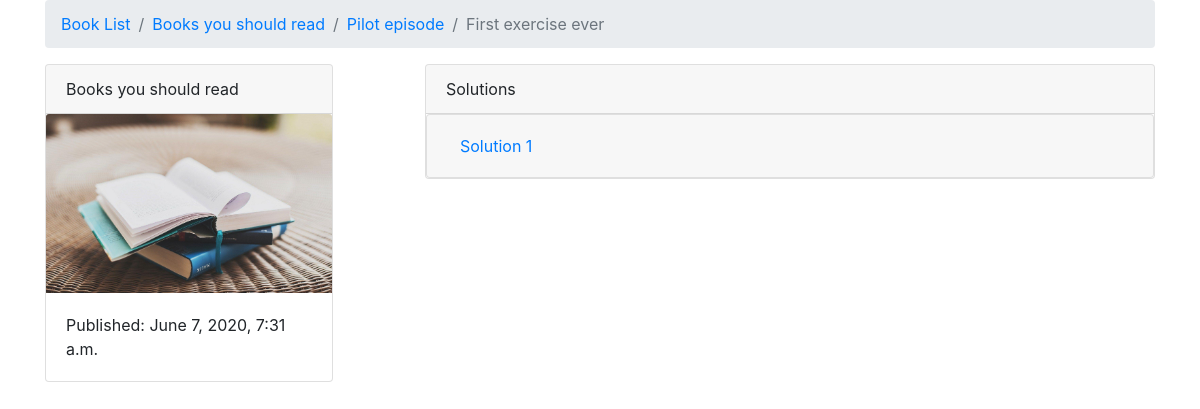
/text-book/1/1/, run on the app's committed database.
### books/models.py (models this page shows, shortened)
class Exercise(models.Model):
    chapter = models.ForeignKey(Chapter, on_delete=models.CASCADE)
    exercise_number = models.IntegerField()
    page_number = models.IntegerField()
    title = models.CharField(max_length=100)

class Chapter(models.Model):
    book = models.ForeignKey(Book, on_delete=models.CASCADE)
    chapter_number = models.IntegerField()
    title = models.CharField(max_length=100)
    def get_absolute_url(self):
        return reverse("books:chapter-detail", kwargs={
        'book_slug':self.book.slug,
        'chapter_number': self.chapter_number
        })

class Book(models.Model):
    authors = models.ManyToManyField(Author)
    title = models.CharField(max_length=100)
    publication_date = models.DateTimeField()
    isbn = models.CharField(max_length=16)
    slug = models.SlugField()
    cover = models.ImageField()
    price = models.FloatField()
    def get_absolute_url(self):
        return reverse("books:book-detail", kwargs={
        'slug':self.slug
        })

class Solution(models.Model):
    exercise = models.ForeignKey(Exercise,on_delete=models.CASCADE)
    solution_number = models.IntegerField()
    image = models.ImageField()

### books/views.py (the view)
def exercise_detail(request, book_slug, chapter_number, exercise_number):
    exercise_qs = Exercise.objects \
        .filter(chapter__book__slug=book_slug) \
        .filter(chapter__chapter_number=chapter_number) \
        .filter(exercise_number=exercise_number)
    if exercise_qs.exists():
        context = {
            'exercise': exercise_qs[0]
        }
        return render(request,"exercise_detail.html",context)
    return Http404

### templates/exercise_detail.html (shortened to what this page needs)
{% extends "base.html" %}
{% block breadcrumb %}
  <li class="breadcrumb-item" aria-current="page">
    <a href="{% url 'books:book-list'  %}">Book List</a>
  </li>
  <li class="breadcrumb-item" aria-current="page">
    <a href="{{ exercise.chapter.book.get_absolute_url }}">
      {{ exercise.chapter.book.title }}
    </a>
  </li>
  <li class="breadcrumb-item" aria-current="page">
    <a href="{{ exercise.chapter.get_absolute_url }}">
      {{ exercise.chapter.title }}
    </a>
  </li>
  <li class="breadcrumb-item active" aria-current="page">
    {{exercise.title}}
  </li>
{% endblock breadcrumb %}
{% block content %}
      <div class="row">
        <main class="col-md-4">
            <div class="card" style="width: 18rem;">
              <div class="card-header">
                {{exercise.chapter.book.title}}
              </div>
                <img src="{{exercise.chapter.book.cover.url}}" class="card-img-top" alt="...">
                <div class="card-body">
                  <p class="card-text">Published: {{exercise.chapter.book.publication_date}}</p>
                </div>
            </div>
        </main>
        <aside class="col-md-8">
          <div class="card" >
              <div class="card-header">
                Solutions
              </div>
                {% for solution in exercise.solution_set.all %}
                      <div class="accordion" id="toggle-{{solution.solution_number}}">
                          <div class="card">
                            <div class="card-header" id="heading-{{solution.solution_number}}">
                              <h2 class="mb-0">
                                <button class="btn btn-link btn-block text-left" type="button" data-toggle="collapse" data-target="#collapse-{{solution.solution_number}}" aria-expanded="true" aria-controls="collapse-{{solution.solution_number}}">
                                  Solution {{solution.solution_number}}
                                </button>
                              </h2>
                            </div>
                          </div>
                      </div>
                {% endfor %}
          </div>
        </aside>
      </div>
{% endblock content %}

### data on the page
Exercise: chapter.book "Books you should read", chapter "Pilot episode", title "First exercise ever", chapter.book.cover (picture), chapter.book.publication_date "June 7, 2020, 7:31 a.m."
Solution: solution_number "1"
